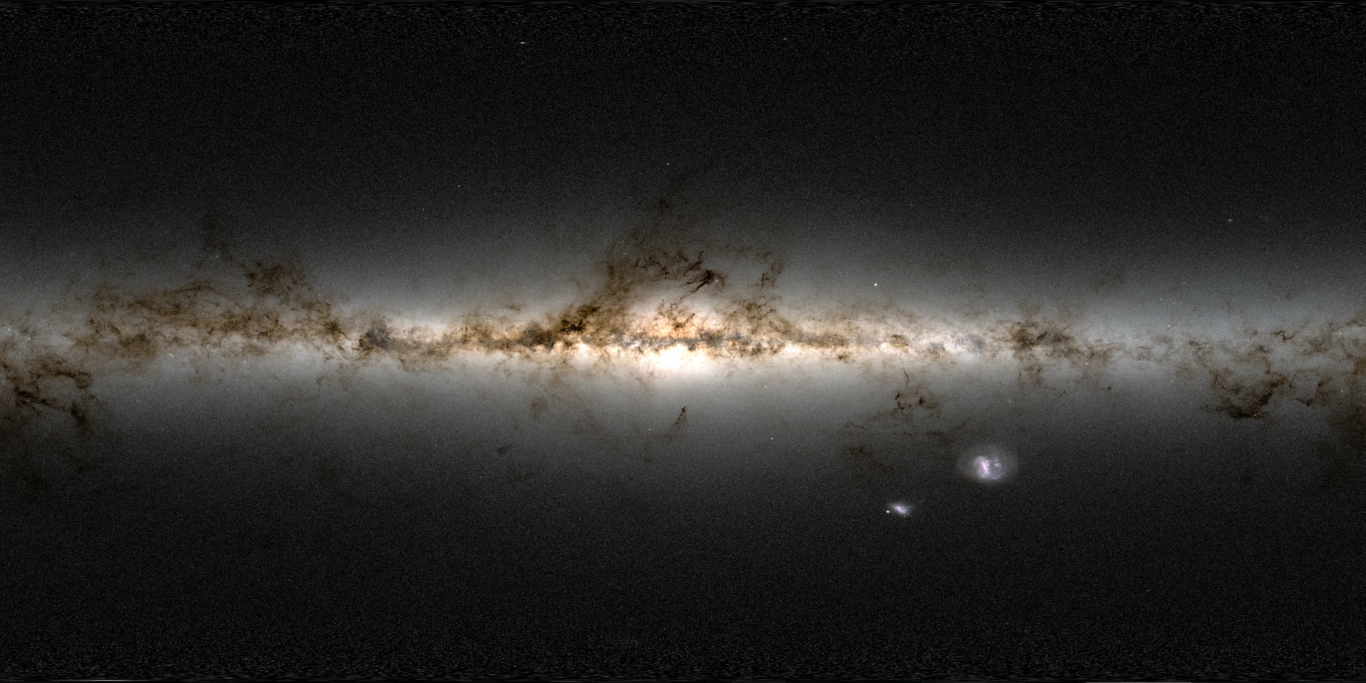
#> input picture assets/img/install/galaxy.webp, 4096 x 2048 px (shown at 1/3 size)
$ python docsky.py
#> lines starting #> are read from the running program, lines starting #| are printed output that depends on the picture
#!/usr/bin/env python3
"""
The docs' sky: the Milky Way behind the chart of the constellations.

A stretch of the galactic plane round the core, from the same all-sky map as
the install's sky (assets/img/install/galaxy.webp, ESA/Gaia), laid across the
frame on a diagonal, low and warm, with the dust lanes kept: something to
read the constellations against, never against the words.

  python3 tools/docsky.py   → assets/img/docs/milkyway.webp
"""
import numpy as np
from PIL import Image, ImageFilter
from pathlib import Path
from scipy.ndimage import gaussian_filter

ROOT = Path(__file__).resolve().parent.parent
W, H = 1920, 1080

src = Image.open(ROOT / "assets/img/install/galaxy.webp").convert("RGB")
#> src is the input picture: PIL image 4096x2048 RGB; mean R, G, B 43.6, 42.4, 40
sw, sh = src.size
#> sw = 4096; sh = 2048
# the core and some way either side of it, the band through the middle
band = src.crop((int(sw * 0.08), int(sh * 0.3), int(sw * 0.92), int(sh * 0.7)))
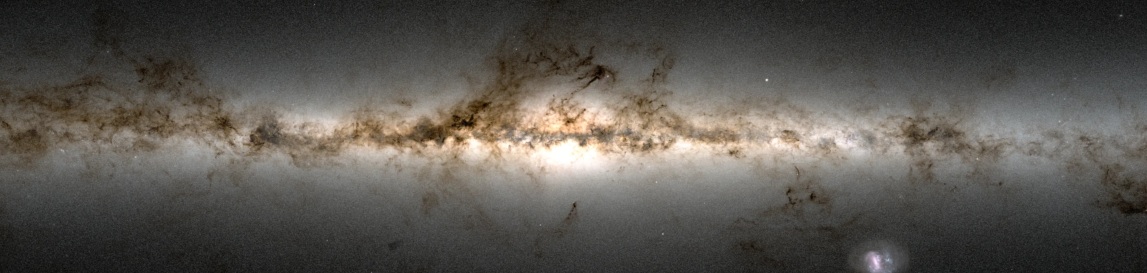
#> band: PIL image 3441x819 RGB (shown at 1/3 size); mean R, G, B 88.4, 84.7, 78.9
band = band.resize((2600, int(2600 * band.height / band.width)), Image.LANCZOS)
#> band: PIL image 2600x618 RGB
# the crop fades out above and below the plane, so no edge of it is ever seen
b = np.asarray(band, np.float32) / 255.0
v = np.linspace(-1, 1, b.shape[0])[:, None, None]
#> v = 618 values from -1 to 1
b *= np.clip((1 - np.abs(v)) / 0.45, 0, 1) ** 1.5
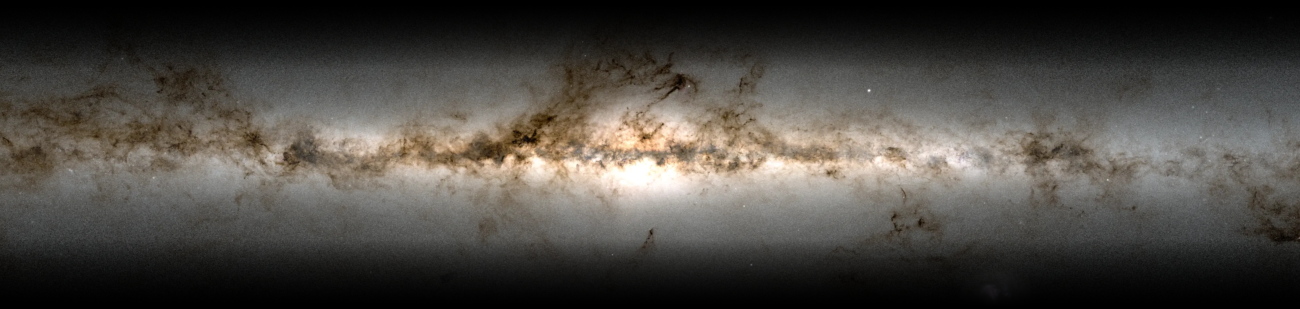
#> b: shape (618, 2600, 3) float32 (shown at 1/2 size); mean R, G, B 0.3, 0.285, 0.264
band = Image.fromarray((b * 255).astype(np.uint8))
# laid on a diagonal, rising to the right
band = band.rotate(-17, resample=Image.BICUBIC, expand=True)
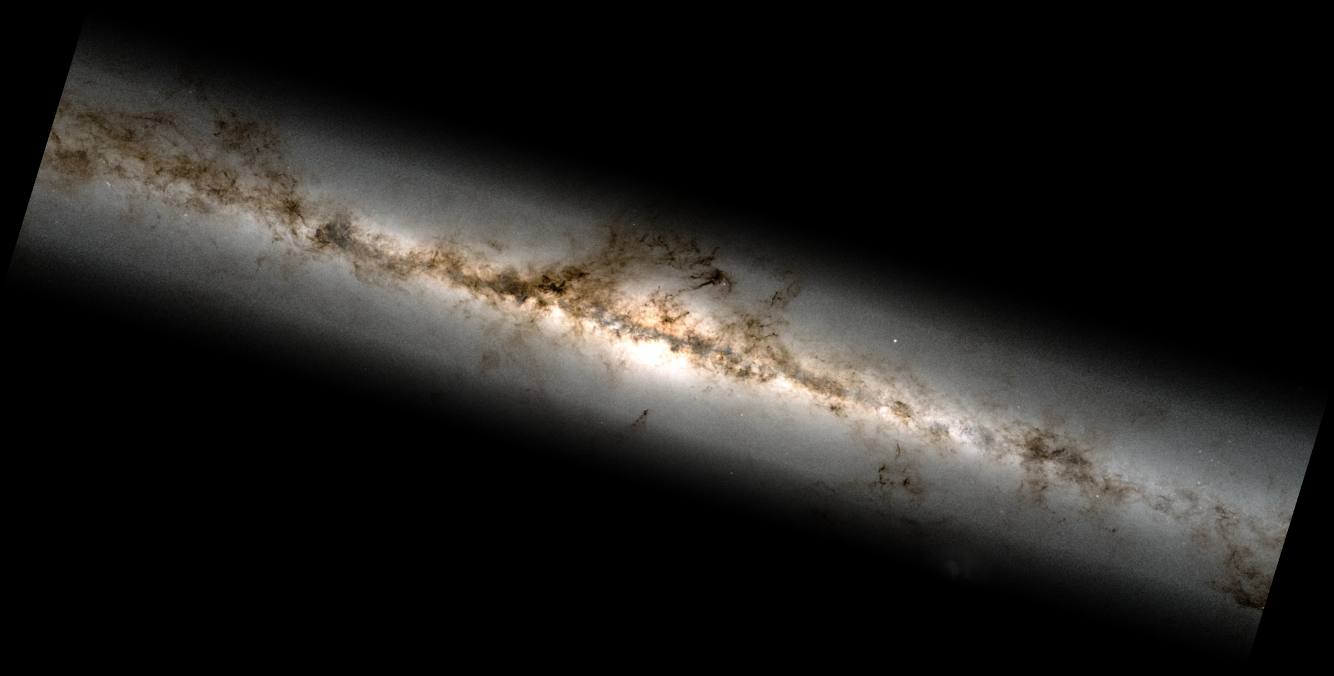
#> band: PIL image 2668x1352 RGB (shown at 1/2 size); mean R, G, B 33.7, 32.1, 29.7
c = Image.new("RGB", (W, H))
#> c: PIL image 1920x1080 RGB; every value is 0
c.paste(band, ((W - band.width) // 2, (H - band.height) // 2 + 40))
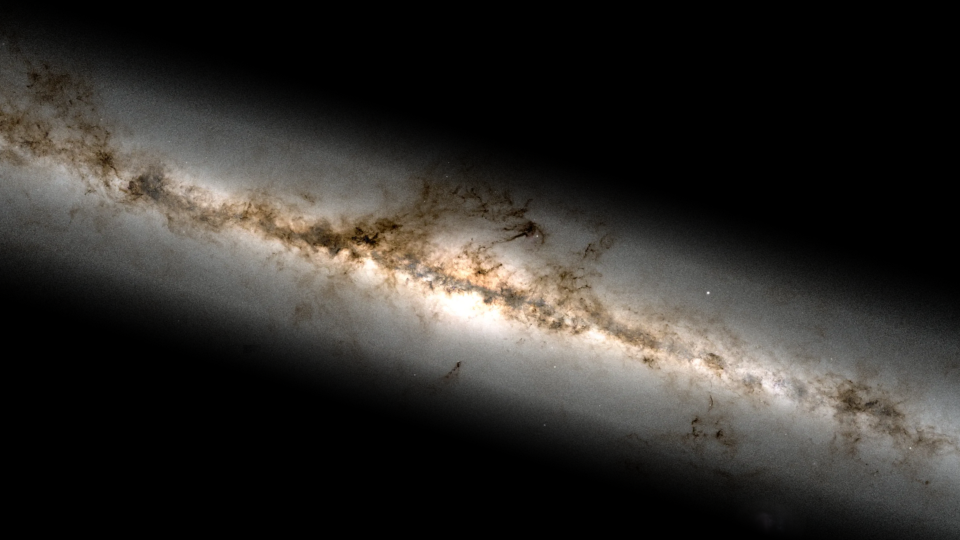
#> c: PIL image 1920x1080 RGB (shown at 1/2 size); mean R, G, B 48.6, 45.9, 42.2
a = np.asarray(c, np.float32) / 255.0
# to linear, held low; warmed a little; the brightest kept from blooming
lin = a ** 2.2
# the glow of the sky off the plane taken down to black, so only the band itself is left
def blur(x, r):
    return gaussian_filter(x, r)
L0 = lin @ np.array([0.2126, 0.7152, 0.0722])
Lb = np.stack([blur(lin[..., k], 7) for k in range(3)], -1) @ np.array([0.2126, 0.7152, 0.0722])
t = np.clip((Lb - 0.07) / 0.3, 0, 1); mask = t * t * (3 - 2 * t)
#> after `mask = t * t * (3 - 2 * t)`:
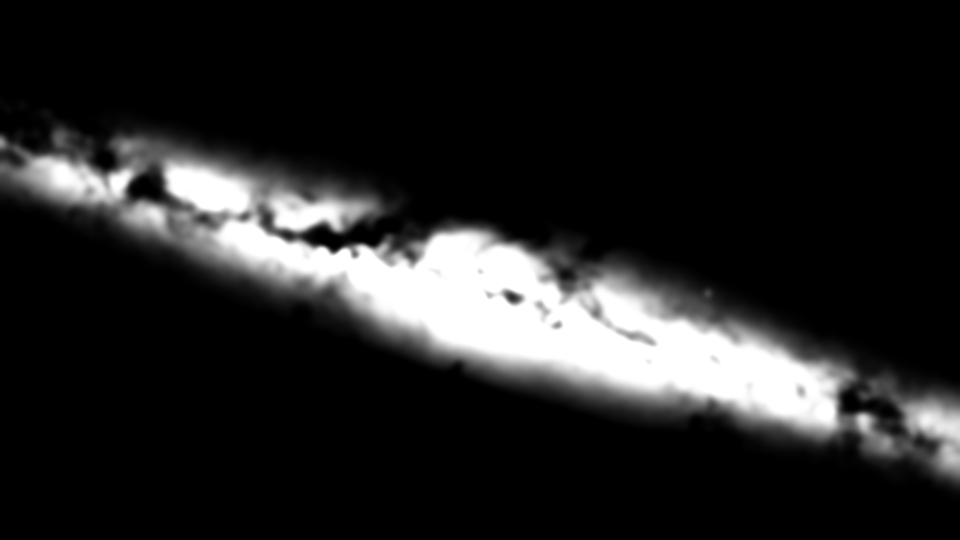
#> mask: shape (1080, 1920) float64 (shown at 1/2 size); min 0, max 1, mean 0.14
lin = (lin * mask[..., None] ** 1.3) ** 1.25 * 2.2
# a broad haze round the band, as the eye sees it
haze = np.stack([blur(lin[..., k], 45) for k in range(3)], -1)
lin = lin * 0.95 + haze * 0.22
lum = lin @ np.array([0.2126, 0.7152, 0.0722])
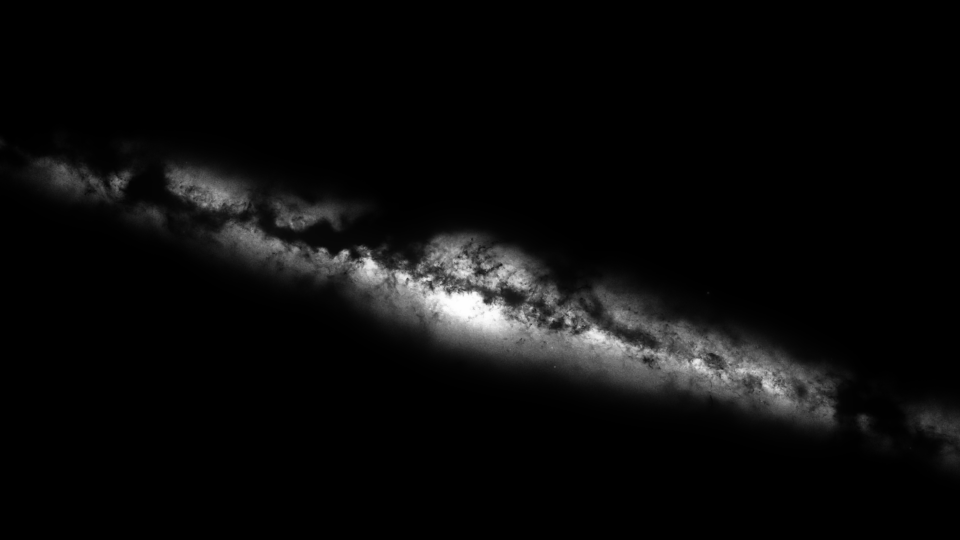
#> lum: shape (1080, 1920) float64 (shown at 1/2 size); min 0, max 2.39, mean 0.101; drawn with min black and max white
lin = lin * 0.8 + lum[..., None] * 0.2                     # most of the colour: the dust stays brown, the core warm
lin *= np.array([1.04, 0.98, 0.92])
lin = lin / (1 + lin * 1.6) * 0.34
# kept clear of the middle column, where the words are: dimmer there
yy, xx = np.mgrid[0:H, 0:W].astype(np.float32)
mid = np.exp(-((xx / W - 0.5) / 0.2) ** 2)
lin *= (1 - 0.55 * mid)[..., None]
# and soft at the frame's edges
edge = np.clip(np.minimum.reduce([xx / (W * 0.12), (W - xx) / (W * 0.12), yy / (H * 0.12), (H - yy) / (H * 0.12)]), 0, 1)
lin *= (0.35 + 0.65 * edge)[..., None]
out = np.clip(lin, 0, 1) ** (1 / 2.2)
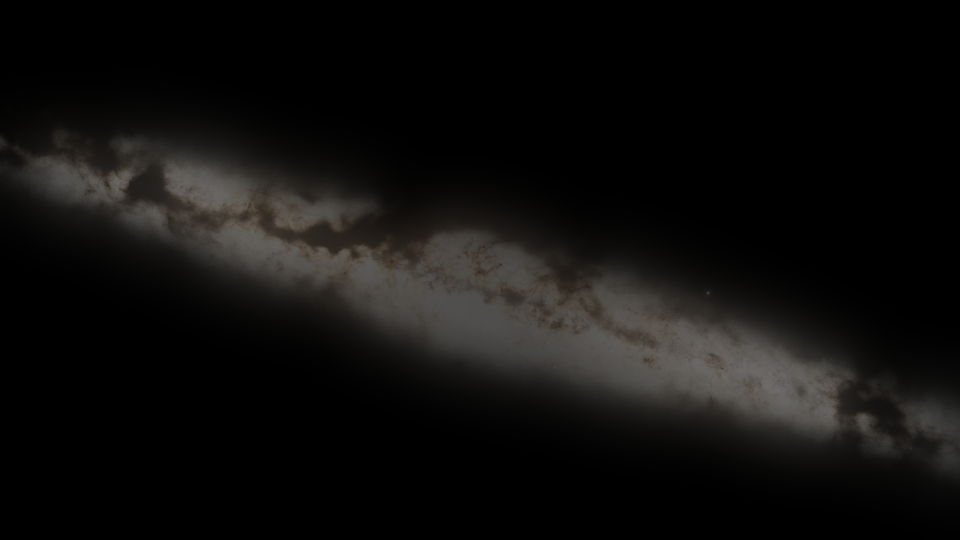
#> out: shape (1080, 1920, 3) float64 (shown at 1/2 size); mean R, G, B 0.0618, 0.0583, 0.0542
img = Image.fromarray((out * 255 + 0.5).astype(np.uint8)).filter(ImageFilter.GaussianBlur(0.6))
(ROOT / "assets/img/docs").mkdir(parents=True, exist_ok=True)
p = ROOT / "assets/img/docs/milkyway.webp"
img.save(p, "WEBP", quality=82, method=6)
print("wrote", p.relative_to(ROOT), p.stat().st_size // 1024, "KB")

$ run again, with assets/img/install/orbit-tall.webp copied over assets/img/install/galaxy.webp
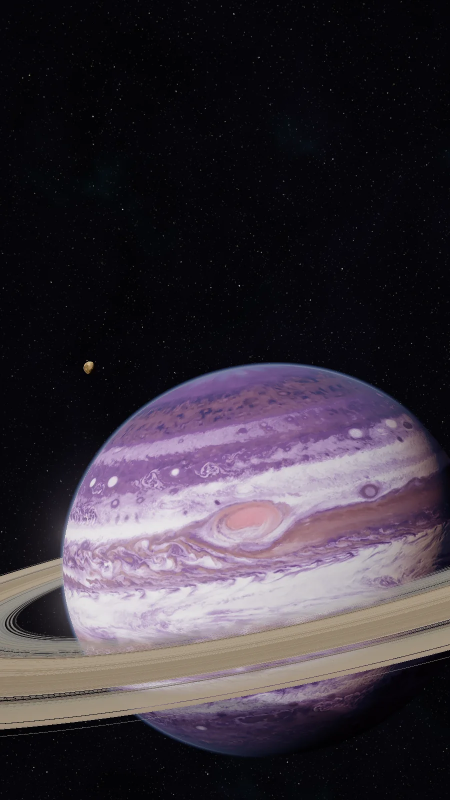
#> input picture assets/img/install/orbit-tall.webp, 900 x 1600 px (shown at 1/2 size)
#> src is the input picture: PIL image 900x1600 RGB; mean R, G, B 58.8, 51.4, 60.3
#> `lin = a ** 2.2`:
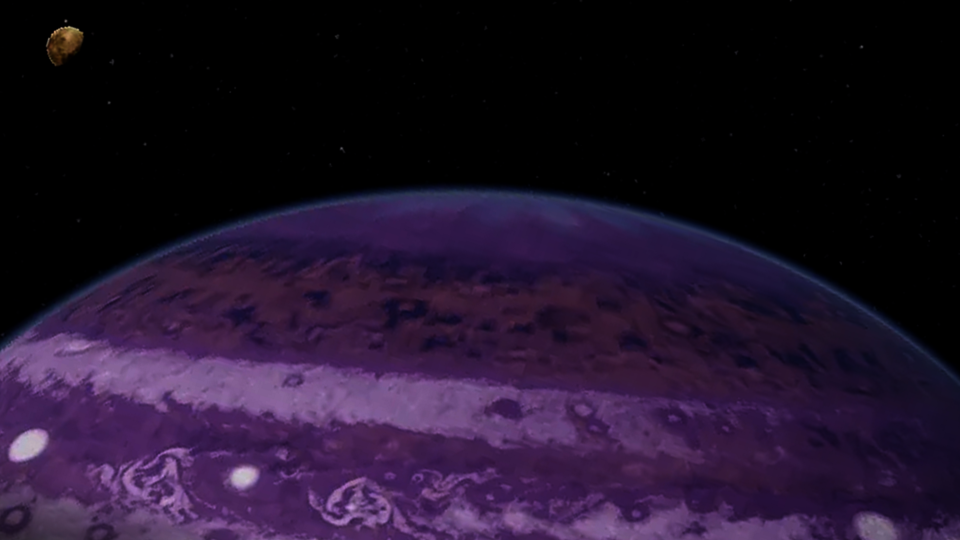
#> lin: shape (1080, 1920, 3) float32 (shown at 1/2 size); mean R, G, B 0.134, 0.0786, 0.169
#> `out = np.clip(lin, 0, 1) ** (1 / 2.2)`:
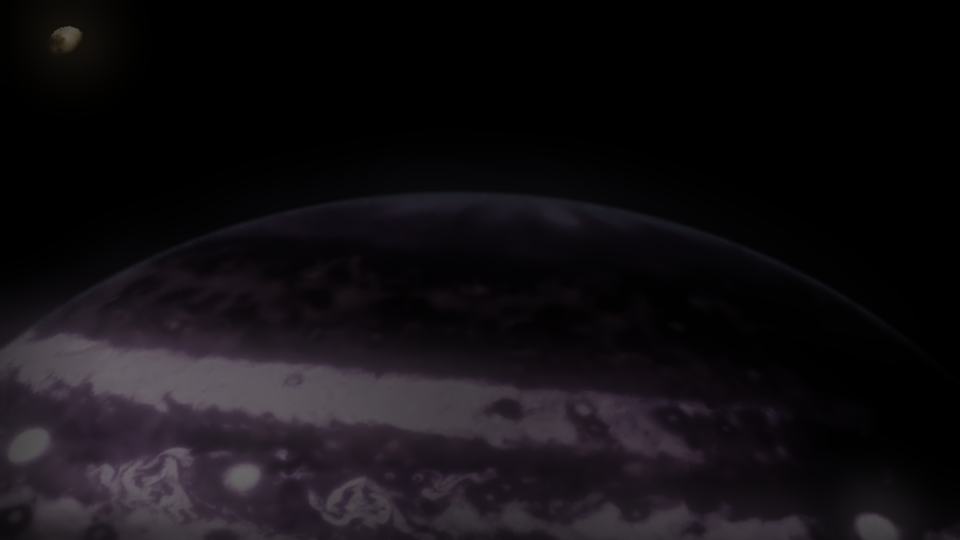
#> out: shape (1080, 1920, 3) float64 (shown at 1/2 size); mean R, G, B 0.0724, 0.0605, 0.0746
